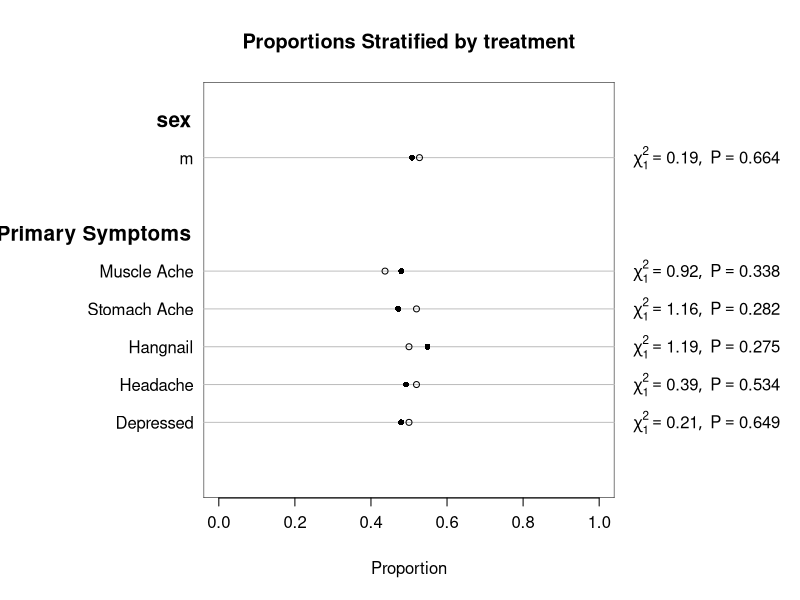
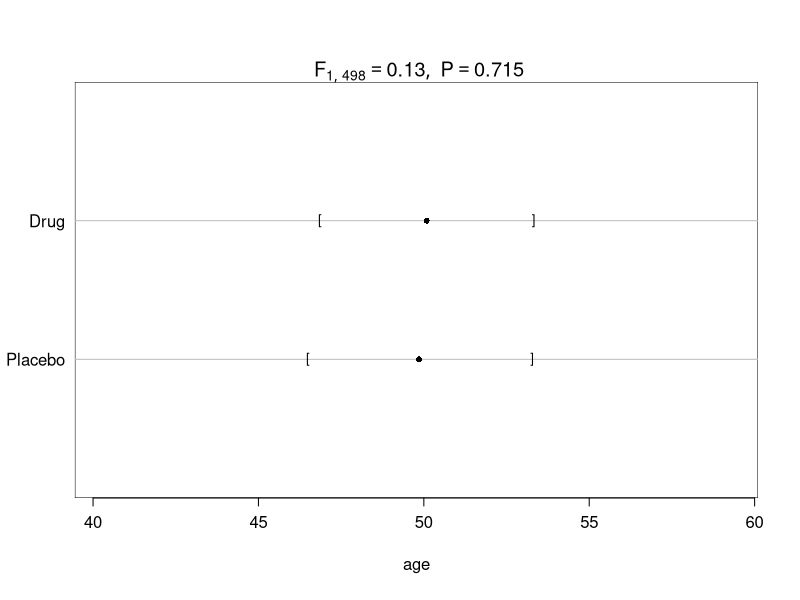
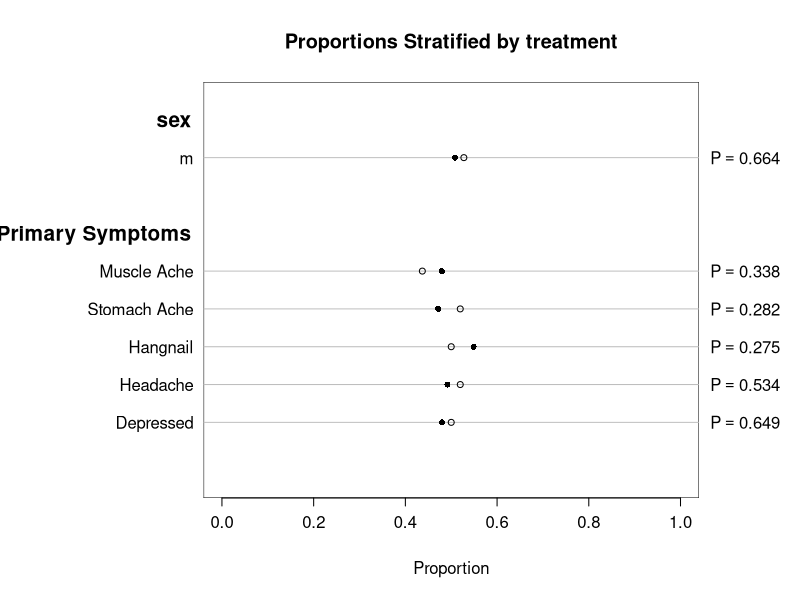
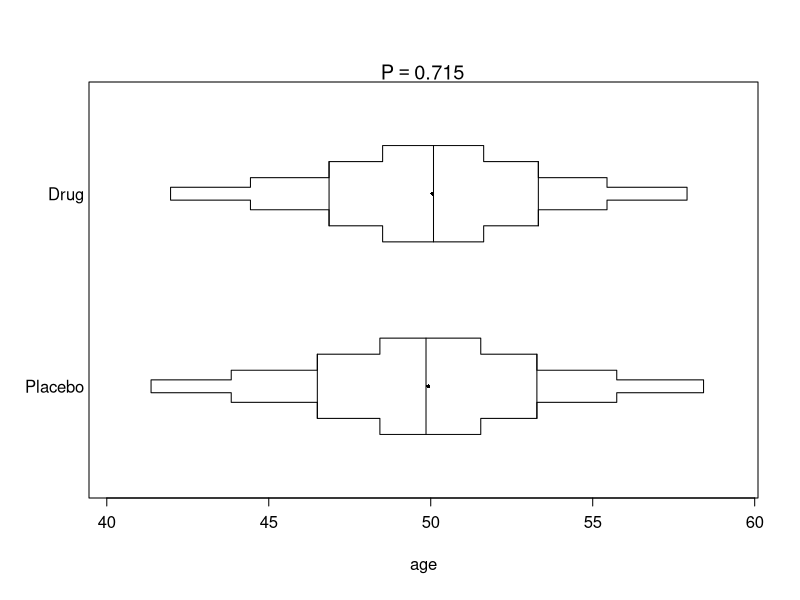
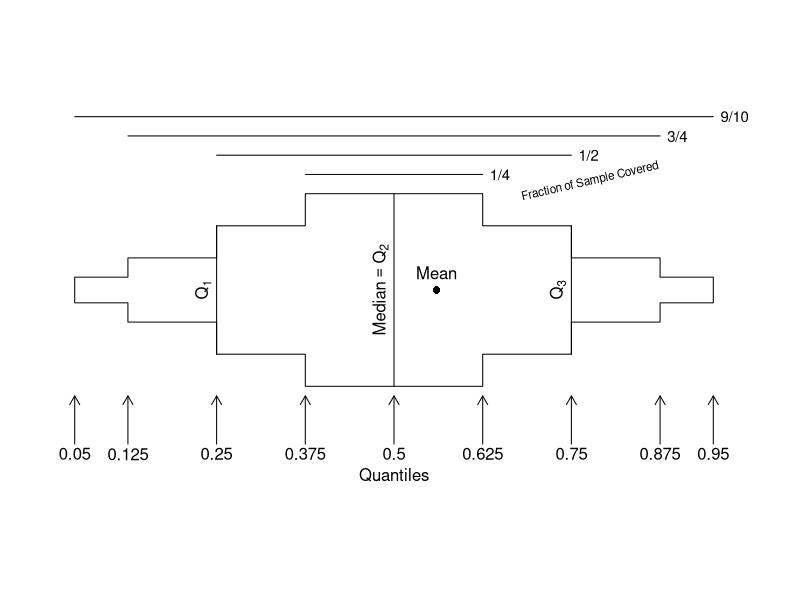

Write R code to recreate these figures, in order.
library(Hmisc)


### Name: summary.formula
### Title: Summarize Data for Making Tables and Plots
### Aliases: summary.formula stratify print.summary.formula.response
###   plot.summary.formula.response latex.summary.formula.response
###   print.summary.formula.reverse plot.summary.formula.reverse
###   latex.summary.formula.reverse [.summary.formula.response
###   print.summary.formula.cross latex.summary.formula.cross
###   formula.summary.formula.cross na.retain cumcategory conTestkw
###   catTestchisq ordTestpo
### Keywords: category interface hplot manip

### ** Examples

options(digits=3)
set.seed(173)
sex <- factor(sample(c("m","f"), 500, rep=TRUE))
age <- rnorm(500, 50, 5)
treatment <- factor(sample(c("Drug","Placebo"), 500, rep=TRUE))

# Generate a 3-choice variable; each of 3 variables has 5 possible levels
symp <- c('Headache','Stomach Ache','Hangnail',
          'Muscle Ache','Depressed')
symptom1 <- sample(symp, 500,TRUE)
symptom2 <- sample(symp, 500,TRUE)
symptom3 <- sample(symp, 500,TRUE)
Symptoms <- mChoice(symptom1, symptom2, symptom3, label='Primary Symptoms')
table(Symptoms)

# Note: In this example, some subjects have the same symptom checked
# multiple times; in practice these redundant selections would be NAs
# mChoice will ignore these redundant selections

#Frequency table sex*treatment, sex*Symptoms
summary(sex ~ treatment + Symptoms, fun=table)
# could also do summary(sex ~ treatment +
#  mChoice(symptom1,symptom2,symptom3), fun=table)


#Compute mean age, separately by 3 variables
summary(age ~ sex + treatment + Symptoms)


f <- summary(treatment ~ age + sex + Symptoms, method="reverse", test=TRUE)
f
# trio of numbers represent 25th, 50th, 75th percentile
print(f, long=TRUE)
plot(f)
plot(f, conType='bp', prtest='P')
bpplt()    # annotated example showing layout of bp plot

#Compute predicted probability from a logistic regression model
#For different stratifications compute receiver operating
#characteristic curve areas (C-indexes)
predicted <- plogis(.4*(sex=="m")+.15*(age-50))
positive.diagnosis <- ifelse(runif(500)<=predicted, 1, 0)
roc <- function(z) {
   x <- z[,1];
   y <- z[,2];
   n <- length(x);
   if(n<2)return(c(ROC=NA));
   n1 <- sum(y==1);
   c(ROC= (mean(rank(x)[y==1])-(n1+1)/2)/(n-n1) );
 }
y <- cbind(predicted, positive.diagnosis)
options(digits=2)
summary(y ~ age + sex, fun=roc)


options(digits=3)
summary(y ~ age + sex, fun=roc, method="cross")

#Use stratify() to produce a table in which time intervals go down the
#page and going across 3 continuous variables are summarized using
#quartiles, and are stratified by two treatments

set.seed(1)
d <- expand.grid(visit=1:5, treat=c('A','B'), reps=1:100)
d$sysbp <- rnorm(100*5*2, 120, 10)
label(d$sysbp) <- 'Systolic BP'
d$diasbp <- rnorm(100*5*2, 80,  7)
d$diasbp[1] <- NA
d$age    <- rnorm(100*5*2, 50, 12)
g <- function(y) {
  N <- apply(y, 2, function(w) sum(!is.na(w)))
  h <- function(x) {
    qu <- quantile(x, c(.25,.5,.75), na.rm=TRUE)
    names(qu) <- c('Q1','Q2','Q3')
    c(N=sum(!is.na(x)), qu)
}
  w <- as.vector(apply(y, 2, h))
  names(w) <- as.vector( outer(c('N','Q1','Q2','Q3'), dimnames(y)[[2]],
                                function(x,y) paste(y,x)))
  w
}
#Use na.rm=FALSE to count NAs separately by column
s <- summary(cbind(age,sysbp,diasbp) ~ visit + stratify(treat),
             na.rm=FALSE, fun=g, data=d)
#The result is very wide.  Re-do, putting treatment vertically
x <- with(d, factor(paste('Visit', visit, treat)))
summary(cbind(age,sysbp,diasbp) ~ x, na.rm=FALSE, fun=g, data=d)

#Compose LaTeX code directly
g <- function(y) {
  h <- function(x) {
    qu <- format(round(quantile(x, c(.25,.5,.75), na.rm=TRUE),1),nsmall=1)
    paste('{\\scriptsize(',sum(!is.na(x)),
          ')} \\hfill{\\scriptsize ', qu[1], '} \\textbf{', qu[2],
          '} {\\scriptsize ', qu[3],'}', sep='')
  }
  apply(y, 2, h)
}
s <- summary(cbind(age,sysbp,diasbp) ~ visit + stratify(treat),
             na.rm=FALSE, fun=g, data=d)
# latex(s, prn=FALSE)
## need option in latex to not print n
#Put treatment vertically
s <- summary(cbind(age,sysbp,diasbp) ~ x, fun=g, data=d, na.rm=FALSE)
# latex(s, prn=FALSE)

#Plot estimated mean life length (assuming an exponential distribution) 
#separately by levels of 4 other variables.  Repeat the analysis
#by levels of a stratification variable, drug.  Automatically break
#continuous variables into tertiles.
#We are using the default, method='response'
## Not run: 
##D life.expect <- function(y) c(Years=sum(y[,1])/sum(y[,2]))
##D attach(pbc)
##D S <- Surv(follow.up.time, death)
##D s2 <- summary(S ~ age + albumin + ascites + edema + stratify(drug),
##D                          fun=life.expect, g=3)
##D 
##D 
##D #Note: You can summarize other response variables using the same 
##D #independent variables using e.g. update(s2, response~.), or you 
##D #can change the list of independent variables using e.g. 
##D #update(s2, response ~.- ascites) or update(s2, .~.-ascites)
##D #You can also print, typeset, or plot subsets of s2, e.g.
##D #plot(s2[c('age','albumin'),]) or plot(s2[1:2,])
##D 
##D 
##D s2    # invokes print.summary.formula.response
##D 
##D 
##D #Plot results as a separate dot chart for each of the 3 strata levels
##D par(mfrow=c(2,2))
##D plot(s2, cex.labels=.6, xlim=c(0,40), superposeStrata=FALSE)
##D 
##D 
##D #Typeset table, creating s2.tex
##D w <- latex(s2, cdec=1)
##D #Typeset table but just print LaTeX code
##D latex(s2, file="")    # useful for Sweave
##D 
##D 
##D #Take control of groups used for age.  Compute 3 quartiles for
##D #both cholesterol and bilirubin (excluding observations that are missing
##D #on EITHER ONE)
##D 
##D 
##D age.groups <- cut2(age, c(45,60))
##D g <- function(y) apply(y, 2, quantile, c(.25,.5,.75))
##D y <- cbind(Chol=chol,Bili=bili)
##D label(y) <- 'Cholesterol and Bilirubin'
##D #You can give new column names that are not legal S names
##D #by enclosing them in quotes, e.g. 'Chol (mg/dl)'=chol
##D 
##D 
##D s <- summary(y ~ age.groups + ascites, fun=g)
##D 
##D 
##D par(mfrow=c(1,2), oma=c(3,0,3,0))   # allow outer margins for overall
##D for(ivar in 1:2) {                  # title 
##D   isub <- (1:3)+(ivar-1)*3          # *3=number of quantiles/var.
##D   plot(s3, which=isub, main='', 
##D        xlab=c('Cholesterol','Bilirubin')[ivar],
##D        pch=c(91,16,93))            # [, closed circle, ]
##D   }
##D mtext(paste('Quartiles of', label(y)), adj=.5, outer=TRUE, cex=1.75)  
##D #Overall (outer) title
##D 
##D 
##D prlatex(latex(s3, trios=TRUE)) 
##D # trios -> collapse 3 quartiles
##D 
##D 
##D #Summarize only bilirubin, but do it with two statistics:
##D #the mean and the median.  Make separate tables for the two randomized
##D #groups and make plots for the active arm.
##D 
##D 
##D g <- function(y) c(Mean=mean(y), Median=median(y))
##D 
##D 
##D for(sub in c("D-penicillamine", "placebo")) {
##D   ss <- summary(bili ~ age.groups + ascites + chol, fun=g,
##D                 subset=drug==sub)
##D   cat('\n',sub,'\n\n')
##D   print(ss)
##D 
##D 
##D   if(sub=='D-penicillamine') {
##D     par(mfrow=c(1,1))
##D     plot(s4, which=1:2, dotfont=c(1,-1), subtitles=FALSE, main='')
##D     #1=mean, 2=median     -1 font = open circle
##D     title(sub='Closed circle: mean;  Open circle: median', adj=0)
##D     title(sub=sub, adj=1)
##D   }
##D 
##D 
##D   w <- latex(ss, append=TRUE, fi='my.tex', 
##D              label=if(sub=='placebo') 's4b' else 's4a',
##D              caption=paste(label(bili),' {\\em (',sub,')}', sep=''))
##D   #Note symbolic labels for tables for two subsets: s4a, s4b
##D   prlatex(w)
##D }
##D 
##D 
##D #Now consider examples in 'reverse' format, where the lone dependent
##D #variable tells the summary function how to stratify all the 
##D #'independent' variables.  This is typically used to make tables 
##D #comparing baseline variables by treatment group, for example.
##D 
##D 
##D s5 <- summary(drug ~ bili + albumin + stage + protime + sex + 
##D                      age + spiders,
##D               method='reverse')
##D #To summarize all variables, use summary(drug ~., data=pbc)
##D #To summarize all variables with no stratification, use
##D #summary(~a+b+c) or summary(~.,data=...)
##D 
##D 
##D options(digits=1)
##D print(s5, npct='both')
##D #npct='both' : print both numerators and denominators
##D plot(s5, which='categorical')
##D Key(locator(1))  # draw legend at mouse click
##D par(oma=c(3,0,0,0))  # leave outer margin at bottom
##D plot(s5, which='continuous')
##D Key2()           # draw legend at lower left corner of plot
##D                  # oma= above makes this default key fit the page better
##D 
##D 
##D options(digits=3)
##D w <- latex(s5, npct='both', here=TRUE)     
##D # creates s5.tex
##D 
##D 
##D #Turn to a different dataset and do cross-classifications on possibly 
##D #more than one independent variable.  The summary function with 
##D #method='cross' produces a data frame containing the cross-
##D #classifications.  This data frame is suitable for multi-panel 
##D #trellis displays, although `summarize' works better for that.
##D 
##D 
##D attach(prostate)
##D size.quartile <- cut2(sz, g=4)
##D bone <- factor(bm,labels=c("no mets","bone mets"))
##D 
##D 
##D s7 <- summary(ap>1 ~ size.quartile + bone, method='cross')
##D #In this case, quartiles are the default so could have said sz + bone
##D 
##D 
##D options(digits=3)
##D print(s7, twoway=FALSE)
##D s7   # same as print(s7)
##D w <- latex(s7, here=TRUE)   # Make s7.tex
##D 
##D 
##D library(trellis,TRUE)
##D invisible(ps.options(reset=TRUE))
##D trellis.device(postscript, file='demo2.ps')
##D 
##D 
##D dotplot(S ~ size.quartile|bone, data=s7, #s7 is name of summary stats
##D                   xlab="Fraction ap>1", ylab="Quartile of Tumor Size")
##D #Can do this more quickly with summarize:
##D # s7 <- summarize(ap>1, llist(size=cut2(sz, g=4), bone), mean,
##D #                 stat.name='Proportion')
##D # dotplot(Proportion ~ size | bone, data=s7)
##D 
##D 
##D summary(age ~ stage, method='cross')
##D summary(age ~ stage, fun=quantile, method='cross')
##D summary(age ~ stage, fun=smean.sd, method='cross')
##D summary(age ~ stage, fun=smedian.hilow, method='cross')
##D summary(age ~ stage, fun=function(x) c(Mean=mean(x), Median=median(x)),
##D         method='cross')
##D #The next statements print real two-way tables
##D summary(cbind(age,ap) ~ stage + bone, 
##D         fun=function(y) apply(y, 2, quantile, c(.25,.75)),
##D         method='cross')
##D options(digits=2)
##D summary(log(ap) ~ sz + bone,
##D         fun=function(y) c(Mean=mean(y), quantile(y)),
##D         method='cross')
##D 
##D 
##D #Summarize an ordered categorical response by all of the needed
##D #cumulative proportions
##D summary(cumcategory(disease.severity) ~ age + sex)
##D 
## End(Not run)
